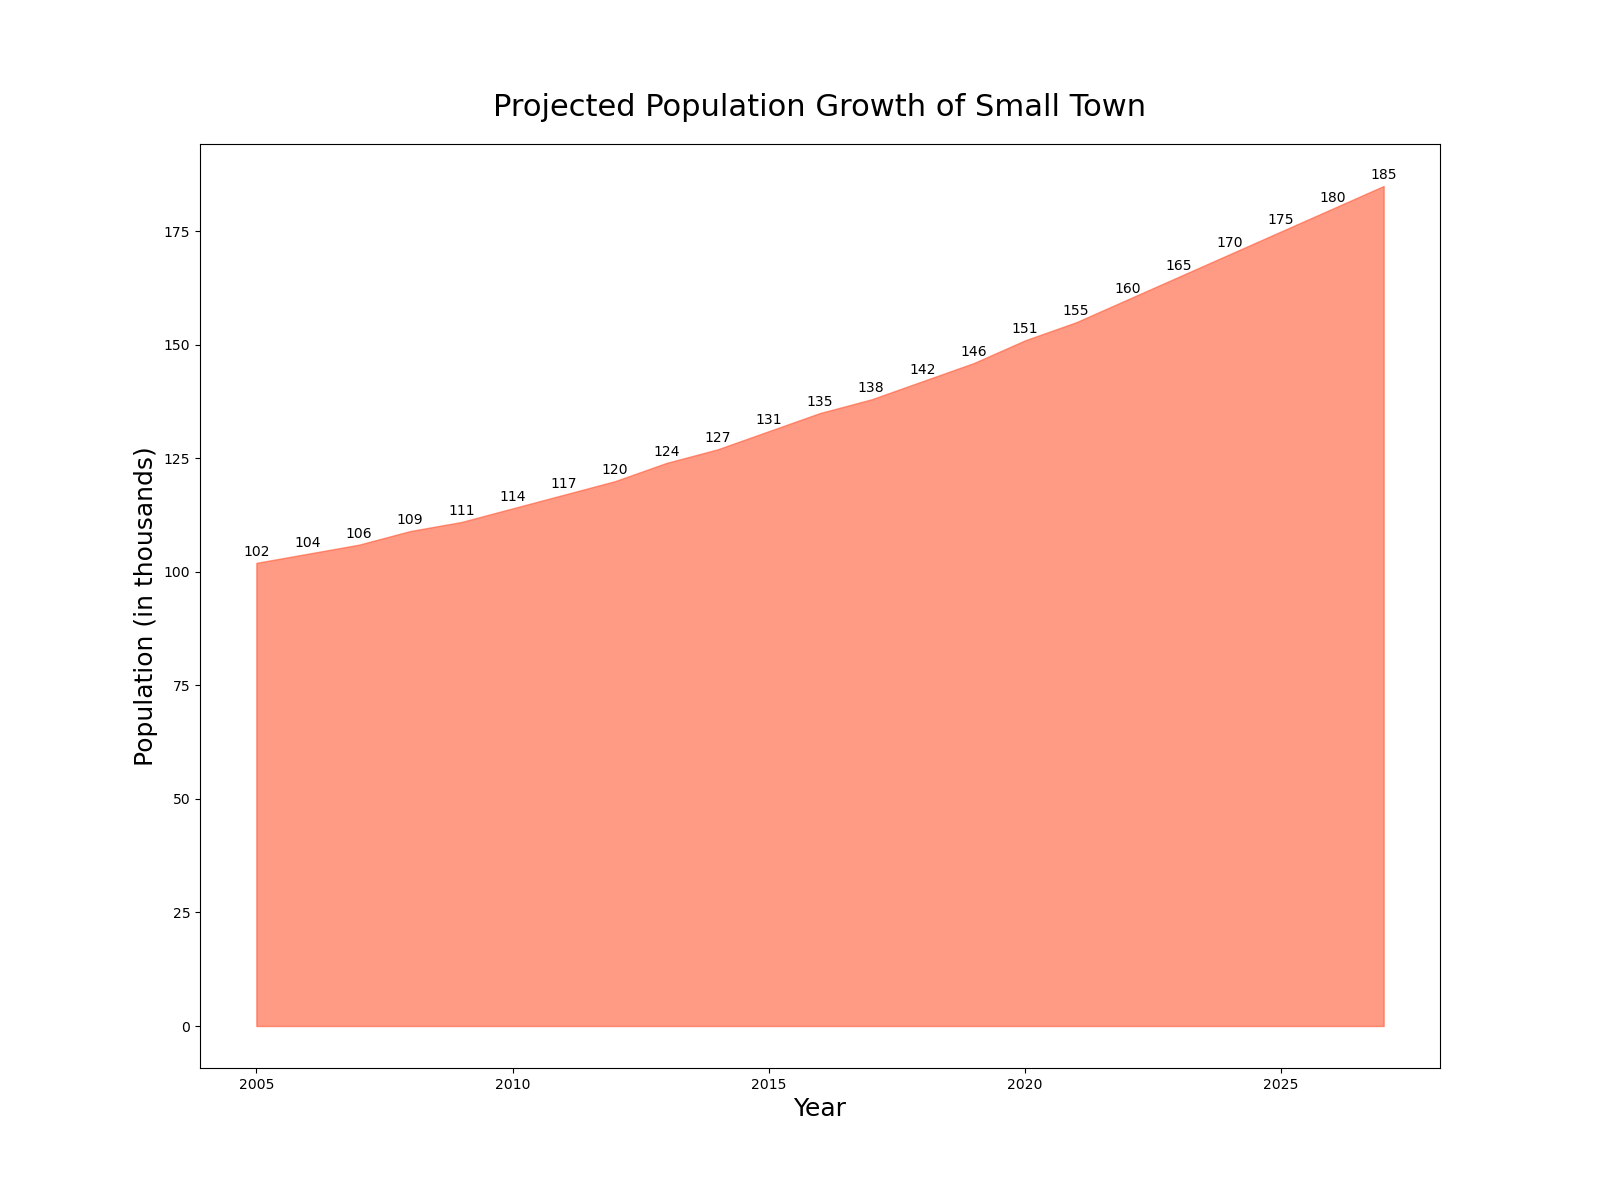

The Python source for this figure:
import matplotlib.pyplot as plt

years = [2005, 2006, 2007, 2008, 2009, 2010, 2011, 2012, 2013, 2014, 2015, 2016, 2017, 2018, 2019, 2020, 2021, 2022, 2023, 2024, 2025, 2026, 2027]
population = [102, 104, 106, 109, 111, 114, 117, 120, 124, 127, 131, 135, 138, 142, 146, 151, 155, 160, 165, 170, 175, 180, 185]

plt.figure(figsize=(16, 12))
plt.fill_between(years, population, color='#FF5733', alpha=0.6)

plt.title('Projected Population Growth of Small Town', fontsize=22, pad=20)
plt.xlabel('Year', fontsize=18)
plt.ylabel('Population (in thousands)', fontsize=18)

for i, txt in enumerate(population):
    plt.annotate(txt, (years[i], population[i]), textcoords="offset points", xytext=(0, 5), ha='center')

plt.show()
